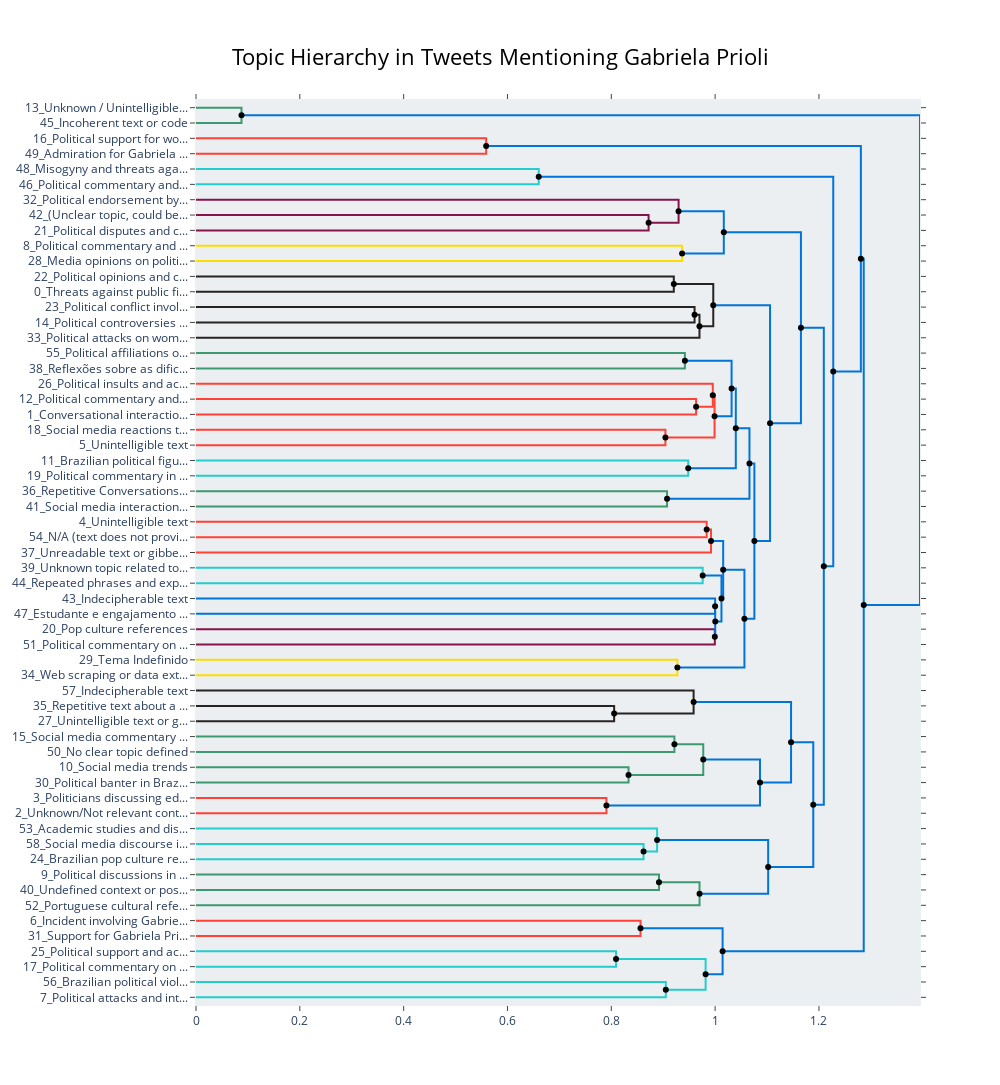

Notebook source saved alongside this figure:
### Code cell
fig3 = topic_model.visualize_hierarchy(
    hierarchical_topics=hierarchical_topics
)

fig3.update_layout(
    title_text="Topic Hierarchy in Tweets Mentioning Gabriela Prioli"
)

fig3.show()

### Figure 1 — Plotly figure (JSON) as saved in the notebook; plotly's stock layout.template omitted (floating-point values rounded to 4 significant figures)
{"data": [{"hoverinfo": "text", "marker": {"color": "rgb(61,153,112)"}, "mode": "lines", "text": ["Unknown / Unintelligible content", "", "", "Incoherent text or code"], "type": "scatter", "x": [0.0, 0.08765, 0.08765, 0.0], "xaxis": "x", "y": [-5.0, -5.0, -15.0, -15.0], "yaxis": "y"}, {"hoverinfo": "text", "marker": {"color": "rgb(255,65,54)"}, "mode": "lines", "text": ["Political support for women's issues in Brazil", "", "", "Admiration for Gabriela Prioli"], "type": "scatter", "x": [0.0, 0.559, 0.559, 0.0], "xaxis": "x", "y": [-25.0, -25.0, -35.0, -35.0], "yaxis": "y"}, {"hoverinfo": "text", "marker": {"color": "rgb(35,205,205)"}, "mode": "lines", "text": ["Misogyny and threats against women", "", "", "Political commentary and activism"], "type": "scatter", "x": [0.0, 0.6602, 0.6602, 0.0], "xaxis": "x", "y": [-45.0, -45.0, -55.0, -55.0], "yaxis": "y"}, {"hoverinfo": "text", "marker": {"color": "rgb(133,20,75)"}, "mode": "lines", "text": ["(Unclear topic, could be related to Brazilian politics or media)", "", "", "Political disputes and controversies in media"], "type": "scatter", "x": [0.0, 0.8719, 0.8719, 0.0], "xaxis": "x", "y": [-75.0, -75.0, -85.0, -85.0], "yaxis": "y"}, {"hoverinfo": "text", "marker": {"color": "rgb(133,20,75)"}, "mode": "lines", "text": ["Political endorsement by journalists", "", "", "Notable incidents in Brazilian media"], "type": "scatter", "x": [0.0, 0.9296, 0.9296, 0.8719], "xaxis": "x", "y": [-65.0, -65.0, -80.0, -80.0], "yaxis": "y"}, {"hoverinfo": "text", "marker": {"color": "rgb(255,220,0)"}, "mode": "lines", "text": ["Political commentary and satire", "", "", "Media opinions on political figures"], "type": "scatter", "x": [0.0, 0.9364, 0.9364, 0.0], "xaxis": "x", "y": [-95.0, -95.0, -105.0, -105.0], "yaxis": "y"}, {"hoverinfo": "text", "marker": {"color": "rgb(0,116,217)"}, "mode": "lines", "text": ["Political commentary and satire", "", "", "Media opinions on political figures"], "type": "scatter", "x": [0.9296, 1.017, 1.017, 0.9364], "xaxis": "x", "y": [-72.5, -72.5, -100.0, -100.0], "yaxis": "y"}, {"hoverinfo": "text", "marker": {"color": "rgb(40,35,35)"}, "mode": "lines", "text": ["Political opinions and commentary on current events", "", "", "Threats against public figures"], "type": "scatter", "x": [0.0, 0.9204, 0.9204, 0.0], "xaxis": "x", "y": [-115.0, -115.0, -125.0, -125.0], "yaxis": "y"}, {"hoverinfo": "text", "marker": {"color": "rgb(40,35,35)"}, "mode": "lines", "text": ["Political conflict involving Gabriela Prioli and Bolsonaro", "", "", "Political controversies in Brazil"], "type": "scatter", "x": [0.0, 0.9604, 0.9604, 0.0], "xaxis": "x", "y": [-135.0, -135.0, -145.0, -145.0], "yaxis": "y"}, {"hoverinfo": "text", "marker": {"color": "rgb(40,35,35)"}, "mode": "lines", "text": ["Political conflict involving Gabriela Prioli and Bolsonaro", "", "", "Political attacks on women by Bolsonaro"], "type": "scatter", "x": [0.9604, 0.9699, 0.9699, 0.0], "xaxis": "x", "y": [-140.0, -140.0, -155.0, -155.0], "yaxis": "y"}, {"hoverinfo": "text", "marker": {"color": "rgb(40,35,35)"}, "mode": "lines", "text": ["Political conflict involving Gabriela Prioli and Bolsonaro", "", "", "Political attacks on women by Bolsonaro"], "type": "scatter", "x": [0.9204, 0.9964, 0.9964, 0.9699], "xaxis": "x", "y": [-120.0, -120.0, -147.5, -147.5], "yaxis": "y"}, {"hoverinfo": "text", "marker": {"color": "rgb(61,153,112)"}, "mode": "lines", "text": ["Political affiliations of intellectuals in Brazil", "", "", "Reflexões sobre as dificuldades financeiras em universidades brasileiras"], "type": "scatter", "x": [0.0, 0.9418, 0.9418, 0.0], "xaxis": "x", "y": [-165.0, -165.0, -175.0, -175.0], "yaxis": "y"}, {"hoverinfo": "text", "marker": {"color": "rgb(255,65,54)"}, "mode": "lines", "text": ["Political commentary and satire", "", "", "Conversational interactions on social media"], "type": "scatter", "x": [0.0, 0.9634, 0.9634, 0.0], "xaxis": "x", "y": [-195.0, -195.0, -205.0, -205.0], "yaxis": "y"}, {"hoverinfo": "text", "marker": {"color": "rgb(255,65,54)"}, "mode": "lines", "text": ["Political insults and accusations", "", "", "Conversational interactions on social media"], "type": "scatter", "x": [0.0, 0.9955, 0.9955, 0.9634], "xaxis": "x", "y": [-185.0, -185.0, -200.0, -200.0], "yaxis": "y"}, {"hoverinfo": "text", "marker": {"color": "rgb(255,65,54)"}, "mode": "lines", "text": ["Social media reactions to political commentary", "", "", "Unintelligible text"], "type": "scatter", "x": [0.0, 0.9043, 0.9043, 0.0], "xaxis": "x", "y": [-215.0, -215.0, -225.0, -225.0], "yaxis": "y"}, {"hoverinfo": "text", "marker": {"color": "rgb(255,65,54)"}, "mode": "lines", "text": ["Social media reactions to political commentary", "", "", "Unintelligible text"], "type": "scatter", "x": [0.9955, 0.9989, 0.9989, 0.9043], "xaxis": "x", "y": [-192.5, -192.5, -220.0, -220.0], "yaxis": "y"}, {"hoverinfo": "text", "marker": {"color": "rgb(0,116,217)"}, "mode": "lines", "text": ["Social media reactions to political commentary", "", "", "Unintelligible text"], "type": "scatter", "x": [0.9418, 1.032, 1.032, 0.9989], "xaxis": "x", "y": [-170.0, -170.0, -206.2, -206.2], "yaxis": "y"}, {"hoverinfo": "text", "marker": {"color": "rgb(35,205,205)"}, "mode": "lines", "text": ["Brazilian political figures in media", "", "", "Political commentary in Brazilian context"], "type": "scatter", "x": [0.0, 0.9482, 0.9482, 0.0], "xaxis": "x", "y": [-235.0, -235.0, -245.0, -245.0], "yaxis": "y"}, {"hoverinfo": "text", "marker": {"color": "rgb(0,116,217)"}, "mode": "lines", "text": ["Brazilian political figures in media", "", "", "Political commentary in Brazilian context"], "type": "scatter", "x": [1.032, 1.04, 1.04, 0.9482], "xaxis": "x", "y": [-188.1, -188.1, -240.0, -240.0], "yaxis": "y"}, {"hoverinfo": "text", "marker": {"color": "rgb(61,153,112)"}, "mode": "lines", "text": ["Repetitive Conversations about Gabriela Prioli", "", "", "Social media interactions in Portuguese"], "type": "scatter", "x": [0.0, 0.9074, 0.9074, 0.0], "xaxis": "x", "y": [-255.0, -255.0, -265.0, -265.0], "yaxis": "y"}, {"hoverinfo": "text", "marker": {"color": "rgb(0,116,217)"}, "mode": "lines", "text": ["Repetitive Conversations about Gabriela Prioli", "", "", "Social media interactions in Portuguese"], "type": "scatter", "x": [1.04, 1.066, 1.066, 0.9074], "xaxis": "x", "y": [-214.1, -214.1, -260.0, -260.0], "yaxis": "y"}, {"hoverinfo": "text", "marker": {"color": "rgb(255,65,54)"}, "mode": "lines", "text": ["Unintelligible text", "", "", "N/A (text does not provide clear contextual meaning)"], "type": "scatter", "x": [0.0, 0.9837, 0.9837, 0.0], "xaxis": "x", "y": [-275.0, -275.0, -285.0, -285.0], "yaxis": "y"}, {"hoverinfo": "text", "marker": {"color": "rgb(255,65,54)"}, "mode": "lines", "text": ["Unintelligible text", "", "", "Unreadable text or gibberish"], "type": "scatter", "x": [0.9837, 0.9921, 0.9921, 0.0], "xaxis": "x", "y": [-280.0, -280.0, -295.0, -295.0], "yaxis": "y"}, {"hoverinfo": "text", "marker": {"color": "rgb(35,205,205)"}, "mode": "lines", "text": ["Unknown topic related to social media content", "", "", "Repeated phrases and expressions"], "type": "scatter", "x": [0.0, 0.976, 0.976, 0.0], "xaxis": "x", "y": [-305.0, -305.0, -315.0, -315.0], "yaxis": "y"}, {"hoverinfo": "text", "marker": {"color": "rgb(0,116,217)"}, "mode": "lines", "text": ["Indecipherable text", "", "", "Estudante e engajamento político (Student and political engagement)"], "type": "scatter", "x": [0.0, 1.0, 1.0, 0.0], "xaxis": "x", "y": [-325.0, -325.0, -335.0, -335.0], "yaxis": "y"}, {"hoverinfo": "text", "marker": {"color": "rgb(133,20,75)"}, "mode": "lines", "text": ["Pop culture references", "", "", "Political commentary on Bolsonaro"], "type": "scatter", "x": [0.0, 0.9994, 0.9994, 0.0], "xaxis": "x", "y": [-345.0, -345.0, -355.0, -355.0], "yaxis": "y"}, {"hoverinfo": "text", "marker": {"color": "rgb(0,116,217)"}, "mode": "lines", "text": ["Pop culture references", "", "", "Political commentary on Bolsonaro"], "type": "scatter", "x": [1.0, 1.0, 1.0, 0.9994], "xaxis": "x", "y": [-330.0, -330.0, -350.0, -350.0], "yaxis": "y"}, {"hoverinfo": "text", "marker": {"color": "rgb(0,116,217)"}, "mode": "lines", "text": ["Pop culture references", "", "", "Political commentary on Bolsonaro"], "type": "scatter", "x": [0.976, 1.012, 1.012, 1.0], "xaxis": "x", "y": [-310.0, -310.0, -340.0, -340.0], "yaxis": "y"}, {"hoverinfo": "text", "marker": {"color": "rgb(0,116,217)"}, "mode": "lines", "text": ["Pop culture references", "", "", "Political commentary on Bolsonaro"], "type": "scatter", "x": [0.9921, 1.015, 1.015, 1.012], "xaxis": "x", "y": [-287.5, -287.5, -325.0, -325.0], "yaxis": "y"}, {"hoverinfo": "text", "marker": {"color": "rgb(255,220,0)"}, "mode": "lines", "text": ["Tema Indefinido", "", "", "Web scraping or data extraction"], "type": "scatter", "x": [0.0, 0.9273, 0.9273, 0.0], "xaxis": "x", "y": [-365.0, -365.0, -375.0, -375.0], "yaxis": "y"}, {"hoverinfo": "text", "marker": {"color": "rgb(0,116,217)"}, "mode": "lines", "text": ["Tema Indefinido", "", "", "Debate on public opinion and social issues"], "type": "scatter", "x": [1.015, 1.056, 1.056, 0.9273], "xaxis": "x", "y": [-306.2, -306.2, -370.0, -370.0], "yaxis": "y"}, {"hoverinfo": "text", "marker": {"color": "rgb(0,116,217)"}, "mode": "lines", "text": ["Tema Indefinido", "", "", "Debate on public opinion and social issues"], "type": "scatter", "x": [1.066, 1.076, 1.076, 1.056], "xaxis": "x", "y": [-237.0, -237.0, -338.1, -338.1], "yaxis": "y"}, {"hoverinfo": "text", "marker": {"color": "rgb(0,116,217)"}, "mode": "lines", "text": ["Tema Indefinido", "", "", "Debate on public opinion and social issues"], "type": "scatter", "x": [0.9964, 1.106, 1.106, 1.076], "xaxis": "x", "y": [-133.8, -133.8, -287.6, -287.6], "yaxis": "y"}, {"hoverinfo": "text", "marker": {"color": "rgb(0,116,217)"}, "mode": "lines", "text": ["Tema Indefinido", "", "", "Debate on public opinion and social issues"], "type": "scatter", "x": [1.017, 1.165, 1.165, 1.106], "xaxis": "x", "y": [-86.25, -86.25, -210.7, -210.7], "yaxis": "y"}, {"hoverinfo": "text", "marker": {"color": "rgb(40,35,35)"}, "mode": "lines", "text": ["Repetitive text about a meme and political discussion in Portuguese", "", "", "Unintelligible text or gibberish"], "type": "scatter", "x": [0.0, 0.8055, 0.8055, 0.0], "xaxis": "x", "y": [-395.0, -395.0, -405.0, -405.0], "yaxis": "y"}, {"hoverinfo": "text", "marker": {"color": "rgb(40,35,35)"}, "mode": "lines", "text": ["Indecipherable text", "", "", "Political memes and social commentary"], "type": "scatter", "x": [0.0, 0.9585, 0.9585, 0.8055], "xaxis": "x", "y": [-385.0, -385.0, -400.0, -400.0], "yaxis": "y"}, {"hoverinfo": "text", "marker": {"color": "rgb(61,153,112)"}, "mode": "lines", "text": ["Social media commentary on political figures", "", "", "No clear topic defined"], "type": "scatter", "x": [0.0, 0.9216, 0.9216, 0.0], "xaxis": "x", "y": [-415.0, -415.0, -425.0, -425.0], "yaxis": "y"}, {"hoverinfo": "text", "marker": {"color": "rgb(61,153,112)"}, "mode": "lines", "text": ["Social media trends", "", "", "Political banter in Brazilian online conversations"], "type": "scatter", "x": [0.0, 0.8332, 0.8332, 0.0], "xaxis": "x", "y": [-435.0, -435.0, -445.0, -445.0], "yaxis": "y"}, {"hoverinfo": "text", "marker": {"color": "rgb(61,153,112)"}, "mode": "lines", "text": ["Social media trends", "", "", "Online influence and social media trends"], "type": "scatter", "x": [0.9216, 0.9772, 0.9772, 0.8332], "xaxis": "x", "y": [-420.0, -420.0, -440.0, -440.0], "yaxis": "y"}, {"hoverinfo": "text", "marker": {"color": "rgb(255,65,54)"}, "mode": "lines", "text": ["Politicians discussing education budget cuts", "", "", "Unknown/Not relevant content"], "type": "scatter", "x": [0.0, 0.7906, 0.7906, 0.0], "xaxis": "x", "y": [-455.0, -455.0, -465.0, -465.0], "yaxis": "y"}, {"hoverinfo": "text", "marker": {"color": "rgb(0,116,217)"}, "mode": "lines", "text": ["Politicians discussing education budget cuts", "", "", "Unknown"], "type": "scatter", "x": [0.9772, 1.086, 1.086, 0.7906], "xaxis": "x", "y": [-430.0, -430.0, -460.0, -460.0], "yaxis": "y"}, {"hoverinfo": "text", "marker": {"color": "rgb(0,116,217)"}, "mode": "lines", "text": ["Political memes and social commentary in Brazil", "", "", "Unknown"], "type": "scatter", "x": [0.9585, 1.146, 1.146, 1.086], "xaxis": "x", "y": [-392.5, -392.5, -445.0, -445.0], "yaxis": "y"}, {"hoverinfo": "text", "marker": {"color": "rgb(35,205,205)"}, "mode": "lines", "text": ["Social media discourse in Brazilian celebrity controversies", "", "", "Brazilian pop culture references"], "type": "scatter", "x": [0.0, 0.8621, 0.8621, 0.0], "xaxis": "x", "y": [-485.0, -485.0, -495.0, -495.0], "yaxis": "y"}, {"hoverinfo": "text", "marker": {"color": "rgb(35,205,205)"}, "mode": "lines", "text": ["Academic studies and discussions on social media figures", "", "", "Brazilian pop culture and controversies"], "type": "scatter", "x": [0.0, 0.8882, 0.8882, 0.8621], "xaxis": "x", "y": [-475.0, -475.0, -490.0, -490.0], "yaxis": "y"}, {"hoverinfo": "text", "marker": {"color": "rgb(61,153,112)"}, "mode": "lines", "text": ["Political discussions in social media", "", "", "Undefined context or possible spam"], "type": "scatter", "x": [0.0, 0.8918, 0.8918, 0.0], "xaxis": "x", "y": [-505.0, -505.0, -515.0, -515.0], "yaxis": "y"}, {"hoverinfo": "text", "marker": {"color": "rgb(61,153,112)"}, "mode": "lines", "text": ["Unintelligible social media posts", "", "", "Portuguese cultural references in modern society"], "type": "scatter", "x": [0.8918, 0.97, 0.97, 0.0], "xaxis": "x", "y": [-510.0, -510.0, -525.0, -525.0], "yaxis": "y"}, {"hoverinfo": "text", "marker": {"color": "rgb(0,116,217)"}, "mode": "lines", "text": ["Unintelligible social media posts", "", "", "Portuguese cultural references in modern society"], "type": "scatter", "x": [0.8882, 1.102, 1.102, 0.97], "xaxis": "x", "y": [-482.5, -482.5, -517.5, -517.5], "yaxis": "y"}, {"hoverinfo": "text", "marker": {"color": "rgb(0,116,217)"}, "mode": "lines", "text": ["Unintelligible social media posts", "", "", "Portuguese cultural references in modern society"], "type": "scatter", "x": [1.146, 1.189, 1.189, 1.102], "xaxis": "x", "y": [-418.8, -418.8, -500.0, -500.0], "yaxis": "y"}, {"hoverinfo": "text", "marker": {"color": "rgb(0,116,217)"}, "mode": "lines", "text": ["Unintelligible social media posts", "", "", "Portuguese cultural references in modern society"], "type": "scatter", "x": [1.165, 1.209, 1.209, 1.189], "xaxis": "x", "y": [-148.5, -148.5, -459.4, -459.4], "yaxis": "y"}, {"hoverinfo": "text", "marker": {"color": "rgb(0,116,217)"}, "mode": "lines", "text": ["Misogyny and online harassment", "", "", "Portuguese cultural references in modern society"], "type": "scatter", "x": [0.6602, 1.228, 1.228, 1.209], "xaxis": "x", "y": [-50.0, -50.0, -303.9, -303.9], "yaxis": "y"}, {"hoverinfo": "text", "marker": {"color": "rgb(0,116,217)"}, "mode": "lines", "text": ["Women's rights and political activism in Brazil", "", "", "Portuguese cultural references in modern society"], "type": "scatter", "x": [0.559, 1.281, 1.281, 1.228], "xaxis": "x", "y": [-30.0, -30.0, -177.0, -177.0], "yaxis": "y"}, {"hoverinfo": "text", "marker": {"color": "rgb(255,65,54)"}, "mode": "lines", "text": ["Incident involving Gabriela Prioli and Bolsonaro on Twitter", "", "", "Support for Gabriela Prioli"], "type": "scatter", "x": [0.0, 0.8563, 0.8563, 0.0], "xaxis": "x", "y": [-535.0, -535.0, -545.0, -545.0], "yaxis": "y"}, {"hoverinfo": "text", "marker": {"color": "rgb(35,205,205)"}, "mode": "lines", "text": ["Political support and activism", "", "", "Political commentary on Brazilian public figures"], "type": "scatter", "x": [0.0, 0.8091, 0.8091, 0.0], "xaxis": "x", "y": [-555.0, -555.0, -565.0, -565.0], "yaxis": "y"}, {"hoverinfo": "text", "marker": {"color": "rgb(35,205,205)"}, "mode": "lines", "text": ["Brazilian political violence and hate", "", "", "Political attacks and intimidation in Brazil"], "type": "scatter", "x": [0.0, 0.905, 0.905, 0.0], "xaxis": "x", "y": [-575.0, -575.0, -585.0, -585.0], "yaxis": "y"}, {"hoverinfo": "text", "marker": {"color": "rgb(35,205,205)"}, "mode": "lines", "text": ["Political solidarity and public figures", "", "", "Political attacks and intimidation in Brazil"], "type": "scatter", "x": [0.8091, 0.9817, 0.9817, 0.905], "xaxis": "x", "y": [-560.0, -560.0, -580.0, -580.0], "yaxis": "y"}, {"hoverinfo": "text", "marker": {"color": "rgb(0,116,217)"}, "mode": "lines", "text": ["Political incident involving Gabriela Prioli", "", "", "Political attacks and intimidation in Brazil"], "type": "scatter", "x": [0.8563, 1.014, 1.014, 0.9817], "xaxis": "x", "y": [-540.0, -540.0, -570.0, -570.0], "yaxis": "y"}, {"hoverinfo": "text", "marker": {"color": "rgb(0,116,217)"}, "mode": "lines", "text": ["Political incident involving Gabriela Prioli", "", "", "Attacks on Gabriela Prioli"], "type": "scatter", "x": [1.281, 1.286, 1.286, 1.014], "xaxis": "x", "y": [-103.5, -103.5, -555.0, -555.0], "yaxis": "y"}, {"hoverinfo": "text", "marker": {"color": "rgb(0,116,217)"}, "mode": "lines", "text": ["Unintelligible text", "", "", "Attacks on Gabriela Prioli"], "type": "scatter", "x": [0.08765, 1.395, 1.395, 1.286], "xaxis": "x", "y": [-10.0, -10.0, -329.2, -329.2], "yaxis": "y"}, {"hoverinfo": "text", "hovertext": ["Political commentary and satire", "Political conflict involving Gabriela Prioli and Bolsonaro", "Political conflict involving Gabriela Prioli and Bolsonaro", "Social media reactions to political commentary", "Social media reactions to political commentary", "Brazilian political figures in media", "Repetitive Conversations about Gabriela Prioli", "Unintelligible text", "Pop culture references", "Pop culture references", "Pop culture references", "Tema Indefinido", "Tema Indefinido", "Tema Indefinido", "Tema Indefinido", "Social media trends", "Politicians discussing education budget cuts", "Political memes and social commentary in Brazil", "Unintelligible social media posts", "Unintelligible social media posts", "Unintelligible social media posts", "Unintelligible social media posts", "Misogyny and online harassment", "Women's rights and political activism in Brazil", "Political solidarity and public figures", "Political incident involving Gabriela Prioli", "Political incident involving Gabriela Prioli", "Unintelligible text"], "marker": {"color": "black"}, "mode": "markers", "showlegend": false, "type": "scatter", "x": [0.9296, 0.9604, 0.9204, 0.9955, 0.9418, 1.032, 1.04, 0.9837, 1, 0.976, 0.9921, 1.015, 1.066, 0.9964, 1.017, 0.9216, 0.9772, 0.9585, 0.8918, 0.8882, 1.146, 1.165, 0.6602, 0.559, 0.8091, 0.8563, 1.281, 0.08765], "y": [-72.5, -140, -120, -192.5, -170, -188.1, -214.1, -280, -330, -310, -287.5, -306.2, -237.0, -133.8, -86.25, -420, -430, -392.5, -510, -482.5, -418.8, -148.5, -50, -30, -560, -540, -103.5, -10]}, {"hoverinfo": "text", "hovertext": ["Notable incidents in Brazilian media", "Media opinions on political figures", "Political attacks on women by Bolsonaro", "Conversational interactions on social media", "Unintelligible text", "Unintelligible text", "Political commentary in Brazilian context", "Social media interactions in Portuguese", "Political commentary on Bolsonaro", "Political commentary on Bolsonaro", "Political commentary on Bolsonaro", "Debate on public opinion and social issues", "Debate on public opinion and social issues", "Debate on public opinion and social issues", "Debate on public opinion and social issues", "Political memes and social commentary", "Online influence and social media trends", "Unknown", "Unknown", "Brazilian pop culture and controversies", "Portuguese cultural references in modern society", "Portuguese cultural references in modern society", "Portuguese cultural references in modern society", "Portuguese cultural references in modern society", "Portuguese cultural references in modern society", "Political attacks and intimidation in Brazil", "Political attacks and intimidation in Brazil", "Attacks on Gabriela Prioli", "Attacks on Gabriela Prioli"], "marker": {"color": "black"}, "mode": "markers", "showlegend": false, "type": "scatter", "x": [0.8719, 0.9364, 0.9699, 0.9634, 0.9043, 0.9989, 0.9482, 0.9074, 0.9994, 1.0, 1.012, 0.9273, 1.056, 1.076, 1.106, 0.8055, 0.8332, 0.7906, 1.086, 0.8621, 0.97, 1.102, 1.189, 1.209, 1.228, 0.905, 0.9817, 1.014, 1.286], "y": [-80, -100, -147.5, -200, -220, -206.2, -240, -260, -350, -340, -325, -370, -338.1, -287.6, -210.7, -400, -440, -460, -445, -490, -517.5, -500, -459.4, -303.9, -177.0, -580, -570, -555, -329.2]}], "layout": {"autosize": false, "height": 1085, "hoverlabel": {"bgcolor": "white", "font": {"family": "Rockwell", "size": 16}}, "hovermode": "closest", "plot_bgcolor": "#ECEFF1", "showlegend": false, "title": {"font": {"color": "Black", "size": 22}, "text": "Topic Hierarchy in Tweets Mentioning Gabriela Prioli", "x": 0.5, "xanchor": "center", "yanchor": "top"}, "width": 1000, "xaxis": {"mirror": "allticks", "rangemode": "tozero", "showgrid": false, "showline": true, "showticklabels": true, "ticks": "outside", "type": "linear", "zeroline": false}, "yaxis": {"mirror": "allticks", "range": [-590, 0], "rangemode": "tozero", "showgrid": false, "showline": true, "showticklabels": true, "tickmode": "array", "ticks": "outside", "ticktext": ["13_Unknown / Unintelligible...", "45_Incoherent text or code", "16_Political support for wo...", "49_Admiration for Gabriela ...", "48_Misogyny and threats aga...", "46_Political commentary and...", "32_Political endorsement by...", "42_(Unclear topic, could be...", "21_Political disputes and c...", "8_Political commentary and ...", "28_Media opinions on politi...", "22_Political opinions and c...", "0_Threats against public fi...", "23_Political conflict invol...", "14_Political controversies ...", "33_Political attacks on wom...", "55_Political affiliations o...", "38_Reflexões sobre as dific...", "26_Political insults and ac...", "12_Political commentary and...", "1_Conversational interactio...", "18_Social media reactions t...", "5_Unintelligible text", "11_Brazilian political figu...", "19_Political commentary in ...", "36_Repetitive Conversations...", "41_Social media interaction...", "4_Unintelligible text", "54_N/A (text does not provi...", "37_Unreadable text or gibbe...", "39_Unknown topic related to...", "44_Repeated phrases and exp...", "43_Indecipherable text", "47_Estudante e engajamento ...", "20_Pop culture references", "51_Political commentary on ...", "29_Tema Indefinido", "34_Web scraping or data ext...", "57_Indecipherable text", "35_Repetitive text about a ...", "27_Unintelligible text or g...", "15_Social media commentary ...", "50_No clear topic defined", "10_Social media trends", "30_Political banter in Braz...", "3_Politicians discussing ed...", "2_Unknown/Not relevant cont...", "53_Academic studies and dis...", "58_Social media discourse i...", "24_Brazilian pop culture re...", "9_Political discussions in ...", "40_Undefined context or pos...", "52_Portuguese cultural refe...", "6_Incident involving Gabrie...", "31_Support for Gabriela Pri...", "25_Political support and ac...", "17_Political commentary on ...", "56_Brazilian political viol...", "7_Political attacks and int..."], "tickvals": [-5, -15, -25, -35, -45, -55, -65, -75, -85, -95, -105, -115, -125, -135, -145, -155, -165, -175, -185, -195, -205, -215, -225, -235, -245, -255, -265, -275, -285, -295, -305, -315, -325, -335, -345, -355, -365, -375, -385, -395, -405, -415, -425, -435, -445, -455, -465, -475, -485, -495, -505, -515, -525, -535, -545, -555, -565, -575, -585], "type": "linear", "zeroline": false}}}
